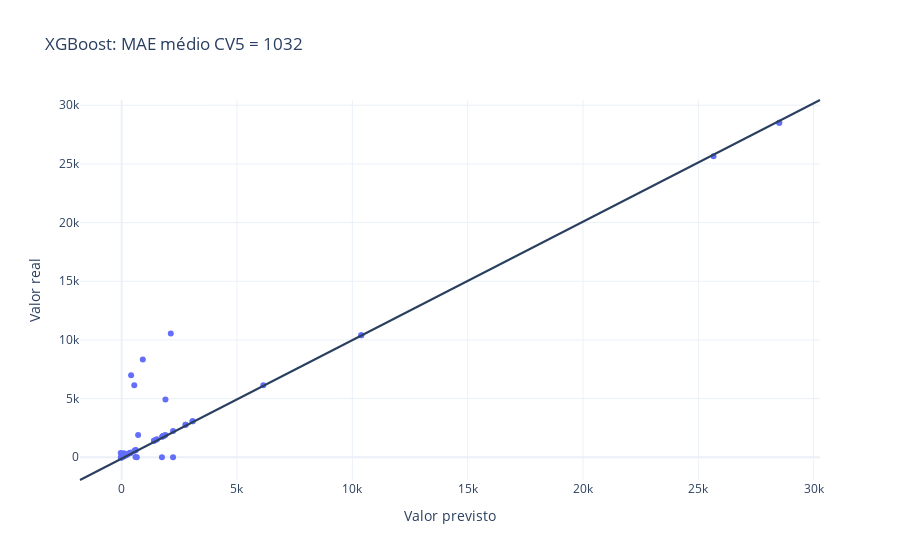

The code cell stored with this chart in its notebook:
### Code cell
xgb_best = grid.best_estimator_
xgb_best.fit(X_train, y_train)

scores_xgbr = cross_val_score(xgb_best, X_train, y_train, cv=5, scoring="neg_median_absolute_error")

plot_prediction(xgb_best, X_selected, y, scores_xgbr, "XGBoost")

### Figure 1 — Plotly figure (JSON) as saved in the notebook; plotly's stock layout.template omitted (floating-point values rounded to 4 significant figures)
{"data": [{"hovertemplate": "Valor previsto=%{x}<br>Valor real=%{y}<extra></extra>", "legendgroup": "", "marker": {"color": "#636efa", "symbol": "circle"}, "mode": "markers", "name": "", "orientation": "v", "showlegend": false, "type": "scatter", "x": [298.0, 0.233, 1486.0, 600.0, 0.000441, 0.0005501, 556.0, 612.0, 2772.0, 2772.0, 28510.0, 28510.0, 76.0, 76.0, 76.0, 251.0, 374.0, -0.0003043, 0.0008148, 1404, 1404.0, 150.0, 150.0, 1897.0, 714.3, 0.001018, 0.0001172, 25659, 1766.0, 1766.0, 1529.0, 2130.0, 1793.0, 1793.0, -38.75, 360.0, 360.0, 386.0, 410.0, 2228.0, 2228.0, 657.7, 12.0, 70.0, 8.001, 7.999, 129.0, 364.0, 916.6, 6142, 547.0, 94.18, 600.0, -34.66, 0.0002471, 1836, 186.0, 0.001648, 1748.0, 216.0, 216.0, 10390.0, 10390.0, 3077.0, 3077, 1899.0], "xaxis": "x", "y": [298, 0, 1486, 600, 0, 0, 556, 612, 2772, 2772, 28508, 28508, 76, 76, 76, 251, 374, 0, 0, 1404, 1404, 150, 150, 1897, 1897, 0, 0, 25659, 1766, 1766, 1529, 10557, 1793, 1793, 360, 360, 360, 386, 6997, 2228, 0, 0, 12, 70, 8, 8, 129, 364, 8323, 6142, 6142, 335, 26, 0, 0, 1836, 186, 0, 0, 216, 216, 10387, 10387, 3077, 3077, 4915], "yaxis": "y"}], "layout": {"legend": {"tracegroupgap": 0}, "shapes": [{"type": "line", "x0": 0, "x1": 1, "xref": "paper", "y0": 0, "y1": 1, "yref": "paper"}], "title": {"text": "XGBoost: MAE médio CV5 = 1032"}, "xaxis": {"anchor": "y", "domain": [0, 1], "title": {"text": "Valor previsto"}}, "yaxis": {"anchor": "x", "domain": [0, 1], "title": {"text": "Valor real"}}}}
